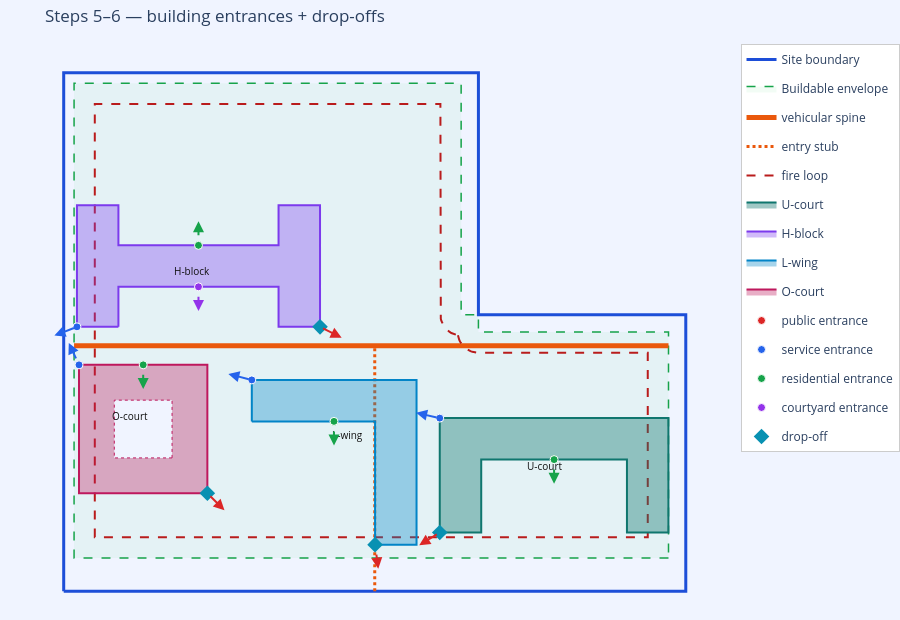

The notebook cell this image was saved under:
### Markdown cell above
## Steps 5–6 — entrances, then drop-offs derived from them

Public doors (red) face the spine; service doors (blue) face the quiet side.
Every drop-off (cyan diamond) is generated **from** a public entrance and snapped
to the nearest road — never random, never in open space.

### Code cell
fig = new_fig('Steps 5–6 — building entrances + drop-offs', SITEB, BLD)
draw_spine(fig, rep['spine'])
draw_buildings(fig, rep['buildings'])
draw_entrances(fig, rep['entrances'])
draw_dropoffs(fig, rep['dropoffs'])
fig.show()
print(rep['dropoffs']['summary'])
for d in rep['dropoffs']['dropoffs']:
    print(f"  {d['drop_id']}: {d['reason']}")

### Figure 1 — Plotly figure (JSON) as saved in the notebook; plotly's stock layout.template omitted (floating-point values rounded to 4 significant figures)
{"data": [{"hoverinfo": "skip", "line": {"color": "#1d4ed8", "width": 3}, "mode": "lines", "name": "Site boundary", "type": "scatter", "x": [0, 180, 180, 120, 120, 0, 0], "y": [0, 0, 80, 80, 150, 150, 0]}, {"fill": "toself", "fillcolor": "rgba(34,197,94,0.06)", "hoverinfo": "skip", "line": {"color": "#16a34a", "dash": "dash", "width": 1.5}, "mode": "lines", "name": "Buildable envelope", "type": "scatter", "x": [175.0, 3.0, 3.0, 115.0, 115.0, 120.0, 120.0, 175.0, 175.0, 175.0], "y": [9.6, 9.6, 147.0, 147.0, 80.0, 80.0, 75.0, 75.0, 9.6, 9.6]}, {"hoverinfo": "skip", "line": {"color": "#ea580c", "width": 5}, "mode": "lines", "name": "vehicular spine", "type": "scatter", "x": [3.0, 175.0], "y": [70.99, 70.99]}, {"hoverinfo": "skip", "line": {"color": "#ea580c", "dash": "dot", "width": 3}, "mode": "lines", "name": "entry stub", "type": "scatter", "x": [90.0, 90.0], "y": [0.0, 70.99]}, {"hoverinfo": "skip", "line": {"color": "#b91c1c", "dash": "dash", "width": 2}, "mode": "lines", "name": "fire loop", "type": "scatter", "x": [114.1, 114.1, 114.3, 114.5, 114.7, 115.0, 115.4, 115.8, 116.2, 116.7, 117.2, 117.7, 118.3, 118.8, 119.4, 120.0, 169.0, 169.0, 9.0, 9.0, 109.0, 109.0, 109.0, 109.1, 109.3, 109.5, 109.7, 110.0, 110.4, 110.8, 111.2, 111.7, 112.2, 112.7, 113.3, 113.8, 114.1, 114.1], "y": [74.08, 73.83, 73.26, 72.7, 72.17, 71.67, 71.19, 70.76, 70.36, 70.01, 69.71, 69.46, 69.26, 69.12, 69.03, 69.0, 69.0, 15.6, 15.6, 141.0, 141.0, 80.0, 79.41, 78.83, 78.26, 77.7, 77.17, 76.67, 76.19, 75.76, 75.36, 75.01, 74.71, 74.46, 74.26, 74.12, 74.08, 74.08]}, {"fill": "toself", "fillcolor": "rgba(15,118,110,0.40)", "hoverinfo": "text", "line": {"color": "rgba(15,118,110,1)", "width": 2}, "mode": "lines", "name": "U-court", "text": "Attached to the perimeter loop at ~138 m, right side, long facade to circulation so the public entrance faces arrival; 43.6 m to nearest building, fully inside the buildable envelope, clear of the corridor.", "type": "scatter", "x": [108.8, 120.8, 163.0, 175.0, 175.0, 175.0, 163.0, 163.0, 120.8, 120.8, 108.8, 108.8, 108.8, 108.8], "y": [50.08, 50.08, 50.08, 50.08, 38.08, 17.0, 17.0, 38.08, 38.08, 17.0, 17.0, 38.08, 50.08, 50.08]}, {"fill": "toself", "fillcolor": "rgba(124,58,237,0.35)", "hoverinfo": "text", "line": {"color": "rgba(124,58,237,1)", "width": 2}, "mode": "lines", "name": "H-block", "text": "Attached to the central spine at ~36 m, left side, long facade to circulation so the public entrance faces arrival; clear of all neighbours, fully inside the buildable envelope, clear of the corridor.", "type": "scatter", "x": [15.83, 3.833, 3.833, 15.83, 15.83, 62.17, 62.17, 74.17, 74.17, 62.17, 62.17, 15.83, 15.83, 15.83], "y": [76.49, 76.49, 111.7, 111.7, 100.1, 100.1, 111.7, 111.7, 76.49, 76.49, 88.08, 88.08, 76.49, 76.49]}, {"fill": "toself", "fillcolor": "rgba(2,132,199,0.35)", "hoverinfo": "text", "line": {"color": "rgba(2,132,199,1)", "width": 2}, "mode": "lines", "name": "L-wing", "text": "Attached to the perimeter loop at ~194 m, right side, long facade to circulation so the public entrance faces arrival; 6.7 m to nearest building, fully inside the buildable envelope, clear of the corridor.", "type": "scatter", "x": [54.43, 54.43, 90.1, 102.1, 102.1, 102.1, 90.1, 90.1, 54.43, 54.43], "y": [49.13, 61.13, 61.13, 61.13, 49.13, 13.47, 13.47, 49.13, 49.13, 49.13]}, {"fill": "toself", "fillcolor": "rgba(190,24,93,0.35)", "hoverinfo": "text", "line": {"color": "rgba(190,24,93,1)", "width": 2}, "mode": "lines", "name": "O-court", "text": "Attached to the central spine at ~20 m, right side, long facade to circulation so the public entrance faces arrival; 11.0 m to nearest building, fully inside the buildable envelope, clear of the corridor.", "type": "scatter", "x": [4.43, 41.57, 41.57, 4.43, 4.43, 4.43], "y": [65.49, 65.49, 28.36, 28.36, 65.49, 65.49]}, {"fill": "toself", "fillcolor": "#f0f4ff", "hoverinfo": "skip", "line": {"color": "rgba(190,24,93,1)", "dash": "dot", "width": 1}, "mode": "lines", "showlegend": false, "type": "scatter", "x": [31.36, 31.36, 14.64, 14.64, 31.36, 31.36], "y": [38.57, 55.28, 55.28, 38.57, 38.57, 38.57]}, {"hoverinfo": "text", "legendgroup": "public", "marker": {"color": "#dc2626", "line": {"color": "white", "width": 1}, "size": 8}, "mode": "markers", "name": "public entrance", "showlegend": true, "text": "Main entrance on the facade facing the internal circulation / main arrival route — direct and visible from where people arrive.", "type": "scatter", "x": [108.8], "y": [17.0]}, {"hoverinfo": "text", "legendgroup": "service", "marker": {"color": "#2563eb", "line": {"color": "white", "width": 1}, "size": 8}, "mode": "markers", "name": "service entrance", "showlegend": true, "text": "Service / loading entrance on a quieter facade facing the secondary site entry, keeping public traffic away from servicing.", "type": "scatter", "x": [108.8], "y": [50.08]}, {"hoverinfo": "text", "legendgroup": "residential", "marker": {"color": "#16a34a", "line": {"color": "white", "width": 1}, "size": 8}, "mode": "markers", "name": "residential entrance", "showlegend": true, "text": "Quiet residential entrance opening onto the building's courtyard.", "type": "scatter", "x": [141.9], "y": [38.08]}, {"hoverinfo": "text", "legendgroup": "public", "marker": {"color": "#dc2626", "line": {"color": "white", "width": 1}, "size": 8}, "mode": "markers", "name": "public entrance", "showlegend": false, "text": "Main entrance on the facade facing the internal circulation / main arrival route — direct and visible from where people arrive.", "type": "scatter", "x": [74.17], "y": [76.49]}, {"hoverinfo": "text", "legendgroup": "service", "marker": {"color": "#2563eb", "line": {"color": "white", "width": 1}, "size": 8}, "mode": "markers", "name": "service entrance", "showlegend": false, "text": "Service / loading entrance on a quieter facade facing the secondary site entry, keeping public traffic away from servicing.", "type": "scatter", "x": [3.833], "y": [76.49]}, {"hoverinfo": "text", "legendgroup": "residential", "marker": {"color": "#16a34a", "line": {"color": "white", "width": 1}, "size": 8}, "mode": "markers", "name": "residential entrance", "showlegend": false, "text": "Quiet residential entrance opening onto the building's courtyard.", "type": "scatter", "x": [39.0], "y": [100.1]}, {"hoverinfo": "text", "legendgroup": "courtyard", "marker": {"color": "#9333ea", "line": {"color": "white", "width": 1}, "size": 8}, "mode": "markers", "name": "courtyard entrance", "showlegend": true, "text": "Courtyard entrance on the inner facade serving the enclosed / open court.", "type": "scatter", "x": [39.0], "y": [88.08]}, {"hoverinfo": "text", "legendgroup": "public", "marker": {"color": "#dc2626", "line": {"color": "white", "width": 1}, "size": 8}, "mode": "markers", "name": "public entrance", "showlegend": false, "text": "Main entrance on the facade facing the internal circulation / main arrival route — direct and visible from where people arrive.", "type": "scatter", "x": [90.1], "y": [13.47]}, {"hoverinfo": "text", "legendgroup": "service", "marker": {"color": "#2563eb", "line": {"color": "white", "width": 1}, "size": 8}, "mode": "markers", "name": "service entrance", "showlegend": false, "text": "Service / loading entrance on a quieter facade facing the secondary site entry, keeping public traffic away from servicing.", "type": "scatter", "x": [54.43], "y": [61.13]}, {"hoverinfo": "text", "legendgroup": "residential", "marker": {"color": "#16a34a", "line": {"color": "white", "width": 1}, "size": 8}, "mode": "markers", "name": "residential entrance", "showlegend": false, "text": "Quiet residential entrance opening onto the building's courtyard.", "type": "scatter", "x": [78.21], "y": [49.13]}, {"hoverinfo": "text", "legendgroup": "public", "marker": {"color": "#dc2626", "line": {"color": "white", "width": 1}, "size": 8}, "mode": "markers", "name": "public entrance", "showlegend": false, "text": "Main entrance on the facade facing the internal circulation / main arrival route — direct and visible from where people arrive.", "type": "scatter", "x": [41.57], "y": [28.36]}, {"hoverinfo": "text", "legendgroup": "service", "marker": {"color": "#2563eb", "line": {"color": "white", "width": 1}, "size": 8}, "mode": "markers", "name": "service entrance", "showlegend": false, "text": "Service / loading entrance on a quieter facade facing the secondary site entry, keeping public traffic away from servicing.", "type": "scatter", "x": [4.43], "y": [65.49]}, {"hoverinfo": "text", "legendgroup": "residential", "marker": {"color": "#16a34a", "line": {"color": "white", "width": 1}, "size": 8}, "mode": "markers", "name": "residential entrance", "showlegend": false, "text": "Quiet residential entrance opening onto the building's courtyard.", "type": "scatter", "x": [23.0], "y": [65.49]}, {"hoverinfo": "skip", "line": {"color": "#0891b2", "dash": "dot", "width": 1}, "mode": "lines", "showlegend": false, "type": "scatter", "x": [108.8, 108.8], "y": [17.0, 17.0]}, {"hoverinfo": "text", "marker": {"color": "#0891b2", "size": 12, "symbol": "diamond"}, "mode": "markers", "name": "drop-off", "showlegend": true, "text": "On the road 0.0 m from the B1 public entrance — adjacent, within walking distance, not blocking the corridor.", "type": "scatter", "x": [108.8], "y": [17.0]}, {"hoverinfo": "skip", "line": {"color": "#0891b2", "dash": "dot", "width": 1}, "mode": "lines", "showlegend": false, "type": "scatter", "x": [74.17, 74.17], "y": [76.49, 76.49]}, {"hoverinfo": "text", "marker": {"color": "#0891b2", "size": 12, "symbol": "diamond"}, "mode": "markers", "name": "drop-off", "showlegend": false, "text": "On the road 0.0 m from the B2 public entrance — adjacent, within walking distance, not blocking the corridor.", "type": "scatter", "x": [74.17], "y": [76.49]}, {"hoverinfo": "skip", "line": {"color": "#0891b2", "dash": "dot", "width": 1}, "mode": "lines", "showlegend": false, "type": "scatter", "x": [90.1, 90.1], "y": [13.47, 13.47]}, {"hoverinfo": "text", "marker": {"color": "#0891b2", "size": 12, "symbol": "diamond"}, "mode": "markers", "name": "drop-off", "showlegend": false, "text": "On the road 0.0 m from the B3 public entrance — adjacent, within walking distance, not blocking the corridor.", "type": "scatter", "x": [90.1], "y": [13.47]}, {"hoverinfo": "skip", "line": {"color": "#0891b2", "dash": "dot", "width": 1}, "mode": "lines", "showlegend": false, "type": "scatter", "x": [41.57, 41.57], "y": [28.36, 28.36]}, {"hoverinfo": "text", "marker": {"color": "#0891b2", "size": 12, "symbol": "diamond"}, "mode": "markers", "name": "drop-off", "showlegend": false, "text": "On the road 0.0 m from the B4 public entrance — adjacent, within walking distance, not blocking the corridor.", "type": "scatter", "x": [41.57], "y": [28.36]}], "layout": {"annotations": [{"font": {"color": "#111", "size": 10}, "showarrow": false, "text": "U-court", "x": 139.4, "y": 36.21}, {"font": {"color": "#111", "size": 10}, "showarrow": false, "text": "H-block", "x": 37.22, "y": 92.72}, {"font": {"color": "#111", "size": 10}, "showarrow": false, "text": "L-wing", "x": 82.21, "y": 45.21}, {"font": {"color": "#111", "size": 10}, "showarrow": false, "text": "O-court", "x": 19.29, "y": 50.64}, {"arrowcolor": "#dc2626", "arrowhead": 2, "arrowsize": 1.1, "arrowwidth": 2, "ax": 108.8, "axref": "x", "ay": 17.0, "ayref": "y", "showarrow": true, "x": 102.9, "xref": "x", "y": 13.29, "yref": "y"}, {"arrowcolor": "#2563eb", "arrowhead": 2, "arrowsize": 1.1, "arrowwidth": 2, "ax": 108.8, "axref": "x", "ay": 50.08, "ayref": "y", "showarrow": true, "x": 102.0, "xref": "x", "y": 51.64, "yref": "y"}, {"arrowcolor": "#16a34a", "arrowhead": 2, "arrowsize": 1.1, "arrowwidth": 2, "ax": 141.9, "axref": "x", "ay": 38.08, "ayref": "y", "showarrow": true, "x": 141.9, "xref": "x", "y": 31.08, "yref": "y"}, {"arrowcolor": "#dc2626", "arrowhead": 2, "arrowsize": 1.1, "arrowwidth": 2, "ax": 74.17, "axref": "x", "ay": 76.49, "ayref": "y", "showarrow": true, "x": 80.43, "xref": "x", "y": 73.36, "yref": "y"}, {"arrowcolor": "#2563eb", "arrowhead": 2, "arrowsize": 1.1, "arrowwidth": 2, "ax": 3.833, "axref": "x", "ay": 76.49, "ayref": "y", "showarrow": true, "x": -2.689, "xref": "x", "y": 73.95, "yref": "y"}, {"arrowcolor": "#16a34a", "arrowhead": 2, "arrowsize": 1.1, "arrowwidth": 2, "ax": 39.0, "axref": "x", "ay": 100.1, "ayref": "y", "showarrow": true, "x": 39.0, "xref": "x", "y": 107.1, "yref": "y"}, {"arrowcolor": "#9333ea", "arrowhead": 2, "arrowsize": 1.1, "arrowwidth": 2, "ax": 39.0, "axref": "x", "ay": 88.08, "ayref": "y", "showarrow": true, "x": 39.0, "xref": "x", "y": 81.08, "yref": "y"}, {"arrowcolor": "#dc2626", "arrowhead": 2, "arrowsize": 1.1, "arrowwidth": 2, "ax": 90.1, "axref": "x", "ay": 13.47, "ayref": "y", "showarrow": true, "x": 91.02, "xref": "x", "y": 6.529, "yref": "y"}, {"arrowcolor": "#2563eb", "arrowhead": 2, "arrowsize": 1.1, "arrowwidth": 2, "ax": 54.43, "axref": "x", "ay": 61.13, "ayref": "y", "showarrow": true, "x": 47.65, "xref": "x", "y": 62.86, "yref": "y"}, {"arrowcolor": "#16a34a", "arrowhead": 2, "arrowsize": 1.1, "arrowwidth": 2, "ax": 78.21, "axref": "x", "ay": 49.13, "ayref": "y", "showarrow": true, "x": 78.21, "xref": "x", "y": 42.13, "yref": "y"}, {"arrowcolor": "#dc2626", "arrowhead": 2, "arrowsize": 1.1, "arrowwidth": 2, "ax": 41.57, "axref": "x", "ay": 28.36, "ayref": "y", "showarrow": true, "x": 46.52, "xref": "x", "y": 23.41, "yref": "y"}, {"arrowcolor": "#2563eb", "arrowhead": 2, "arrowsize": 1.1, "arrowwidth": 2, "ax": 4.43, "axref": "x", "ay": 65.49, "ayref": "y", "showarrow": true, "x": 1.473, "xref": "x", "y": 71.84, "yref": "y"}, {"arrowcolor": "#16a34a", "arrowhead": 2, "arrowsize": 1.1, "arrowwidth": 2, "ax": 23.0, "axref": "x", "ay": 65.49, "ayref": "y", "showarrow": true, "x": 23.0, "xref": "x", "y": 58.49, "yref": "y"}], "height": 620, "legend": {"bgcolor": "white", "bordercolor": "#ccc", "borderwidth": 1, "x": 1.02, "y": 1}, "margin": {"b": 0, "l": 0, "r": 0, "t": 44}, "paper_bgcolor": "#f0f4ff", "plot_bgcolor": "#f0f4ff", "title": {"text": "Steps 5–6 — building entrances + drop-offs"}, "xaxis": {"visible": false}, "yaxis": {"scaleanchor": "x", "scaleratio": 1, "visible": false}}}
